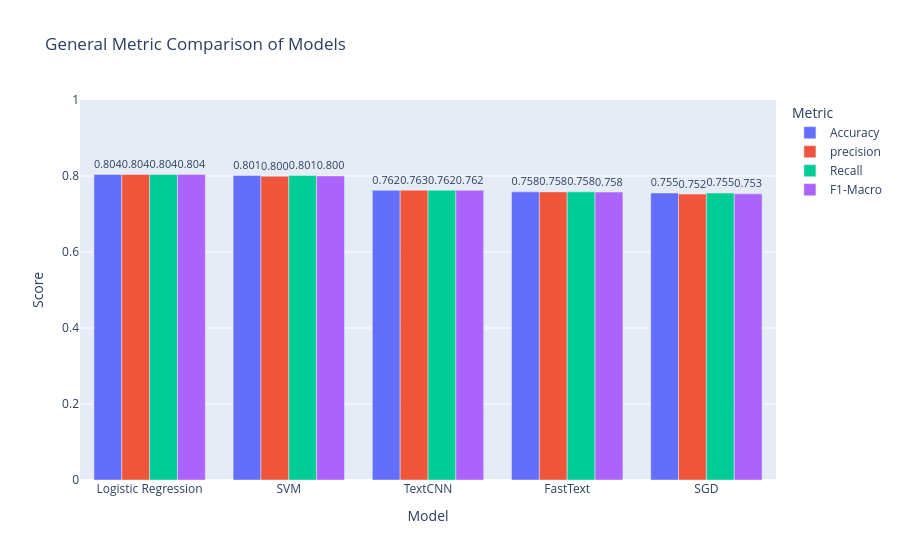

Source (notebook cell):
### Markdown cell above
## 6.4 Model Comparison Charts
It shows all metrics in interactive bar chart format with Plotly and Radar Chart (Spider Web) format with Matplotlib.

### Code cell
def get_metrics_dict(y_true, y_pred):
    return {
        'Accuracy': accuracy_score(y_true, y_pred),
        'precision': precision_score(y_true, y_pred, average='macro'),
        'Recall': recall_score(y_true, y_pred, average='macro'),
        'F1-Macro': f1_score(y_true, y_pred, average='macro')
    }

metrics_data = {name: get_metrics_dict(y_test, preds) for name, preds in model_preds.items()}
df_metrics = pd.DataFrame(metrics_data).T.reset_index().rename(columns={'index': 'Model'})
df_melted = df_metrics.melt(id_vars='Model', var_name='Metric', value_name='Score')

fig = px.bar(df_melted, x='Model', y='Score', color='Metric', barmode='group',
             text='Score', title='General Metric Comparison of Models')
fig.update_traces(texttemplate='%{text:.3f}', textposition='outside')
fig.update_layout(yaxis=dict(range=[0, 1]))
fig.write_image('results/model_comparison_bar.png')
fig.show()

### Figure 1 — Plotly figure (JSON) as saved in the notebook; plotly's stock layout.template omitted (floating-point values rounded to 4 significant figures)
{"data": [{"alignmentgroup": "True", "hovertemplate": "Metric=Accuracy<br>Model=%{x}<br>Score=%{text}<extra></extra>", "legendgroup": "Accuracy", "marker": {"color": "#636efa", "pattern": {"shape": ""}}, "name": "Accuracy", "offsetgroup": "Accuracy", "orientation": "v", "showlegend": true, "text": [0.8041, 0.8012, 0.7624, 0.7582, 0.7552], "textposition": "outside", "texttemplate": "%{text:.3f}", "type": "bar", "x": ["Logistic Regression", "SVM", "TextCNN", "FastText", "SGD"], "xaxis": "x", "y": [0.8041, 0.8012, 0.7624, 0.7582, 0.7552], "yaxis": "y"}, {"alignmentgroup": "True", "hovertemplate": "Metric=precision<br>Model=%{x}<br>Score=%{text}<extra></extra>", "legendgroup": "precision", "marker": {"color": "#EF553B", "pattern": {"shape": ""}}, "name": "precision", "offsetgroup": "precision", "orientation": "v", "showlegend": true, "text": [0.8039, 0.7996, 0.7627, 0.7582, 0.7523], "textposition": "outside", "texttemplate": "%{text:.3f}", "type": "bar", "x": ["Logistic Regression", "SVM", "TextCNN", "FastText", "SGD"], "xaxis": "x", "y": [0.8039, 0.7996, 0.7627, 0.7582, 0.7523], "yaxis": "y"}, {"alignmentgroup": "True", "hovertemplate": "Metric=Recall<br>Model=%{x}<br>Score=%{text}<extra></extra>", "legendgroup": "Recall", "marker": {"color": "#00cc96", "pattern": {"shape": ""}}, "name": "Recall", "offsetgroup": "Recall", "orientation": "v", "showlegend": true, "text": [0.8041, 0.8012, 0.7624, 0.7582, 0.7552], "textposition": "outside", "texttemplate": "%{text:.3f}", "type": "bar", "x": ["Logistic Regression", "SVM", "TextCNN", "FastText", "SGD"], "xaxis": "x", "y": [0.8041, 0.8012, 0.7624, 0.7582, 0.7552], "yaxis": "y"}, {"alignmentgroup": "True", "hovertemplate": "Metric=F1-Macro<br>Model=%{x}<br>Score=%{text}<extra></extra>", "legendgroup": "F1-Macro", "marker": {"color": "#ab63fa", "pattern": {"shape": ""}}, "name": "F1-Macro", "offsetgroup": "F1-Macro", "orientation": "v", "showlegend": true, "text": [0.804, 0.8002, 0.7624, 0.7576, 0.753], "textposition": "outside", "texttemplate": "%{text:.3f}", "type": "bar", "x": ["Logistic Regression", "SVM", "TextCNN", "FastText", "SGD"], "xaxis": "x", "y": [0.804, 0.8002, 0.7624, 0.7576, 0.753], "yaxis": "y"}], "layout": {"barmode": "group", "legend": {"title": {"text": "Metric"}, "tracegroupgap": 0}, "title": {"text": "General Metric Comparison of Models"}, "xaxis": {"anchor": "y", "domain": [0, 1], "title": {"text": "Model"}}, "yaxis": {"anchor": "x", "domain": [0, 1], "range": [0, 1], "title": {"text": "Score"}}}}
